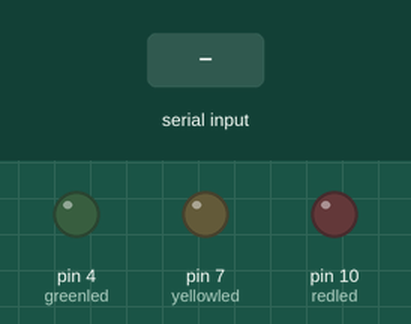
A sketch run on a simulated Arduino Uno, built with avr-gcc and run on an emulated ATmega328P. Parts: output pins drawn as LEDs (lit = HIGH). The inputs (shaded band) are chosen by the test bench.

Above: at 1.2 s.
1.3 s: "R" received over Serial
At 2.7 s:
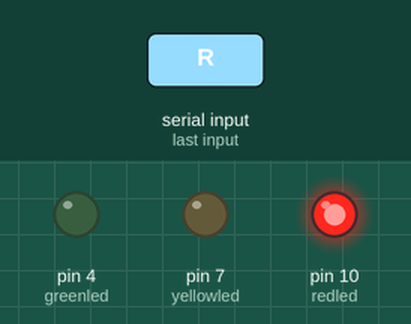
At 11.6 s:
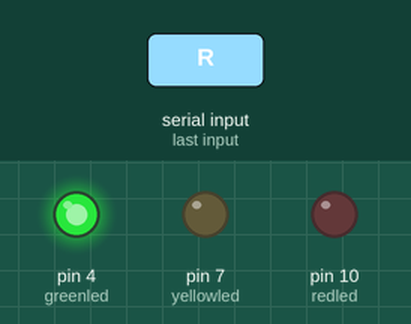
Timing chart, 0 to 12.0 s (numbered marks = the images above; inputs shaded):
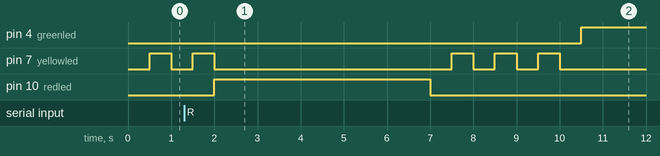

Measured:
- after the input at 1.3 s, pin 4 (greenled): LOW → HIGH after 9.2 s; pin 10 (redled): LOW → HIGH after 0.70 s, → LOW 5.0 s later

The sketch:

project_3_traffic_light.ino
```cpp
int val;
int redled =10; // initialize digital pin 10.
int yellowled =7; // initialize digital pin 7.
int greenled =4; // initialize digital pin 4.
void setup()
{
  Serial.begin(9600);
  pinMode(redled, OUTPUT);// set the pin with red LED as “output”
  pinMode(yellowled, OUTPUT); // set the pin with yellow LED as “output”
  pinMode(greenled, OUTPUT); // set the pin with green LED as “output”
}
void loop()
{
  val=Serial.read();
  if(val=='R')// determine if the instruction or character received is “R”.
  {  // if it’s “R”,
    digitalWrite(redled, HIGH);//// turn on green LED
    delay(5000);// wait 5 seconds
    digitalWrite(redled, LOW); // turn off green LED

    for(int i=0;i<3;i++)// blinks for 3 times
    {
      delay(500);// wait 0.5 second
      digitalWrite(yellowled, HIGH);// turn on yellow LED
      delay(500);// wait 0.5 second
      digitalWrite(yellowled, LOW);// turn off yellow LED
    }

    delay(500);// wait 0.5 second
    digitalWrite(greenled, HIGH);// turn on red LED
    delay(5000);// wait 5 second
    digitalWrite(greenled, LOW);// turn off red LED
  }
  else {
    delay(500);// wait 0.5 second
    digitalWrite(yellowled, HIGH);// turn on yellow LED
    delay(500);// wait 0.5 second
    digitalWrite(yellowled, LOW);// turn off yellow LED
  }
}
```
